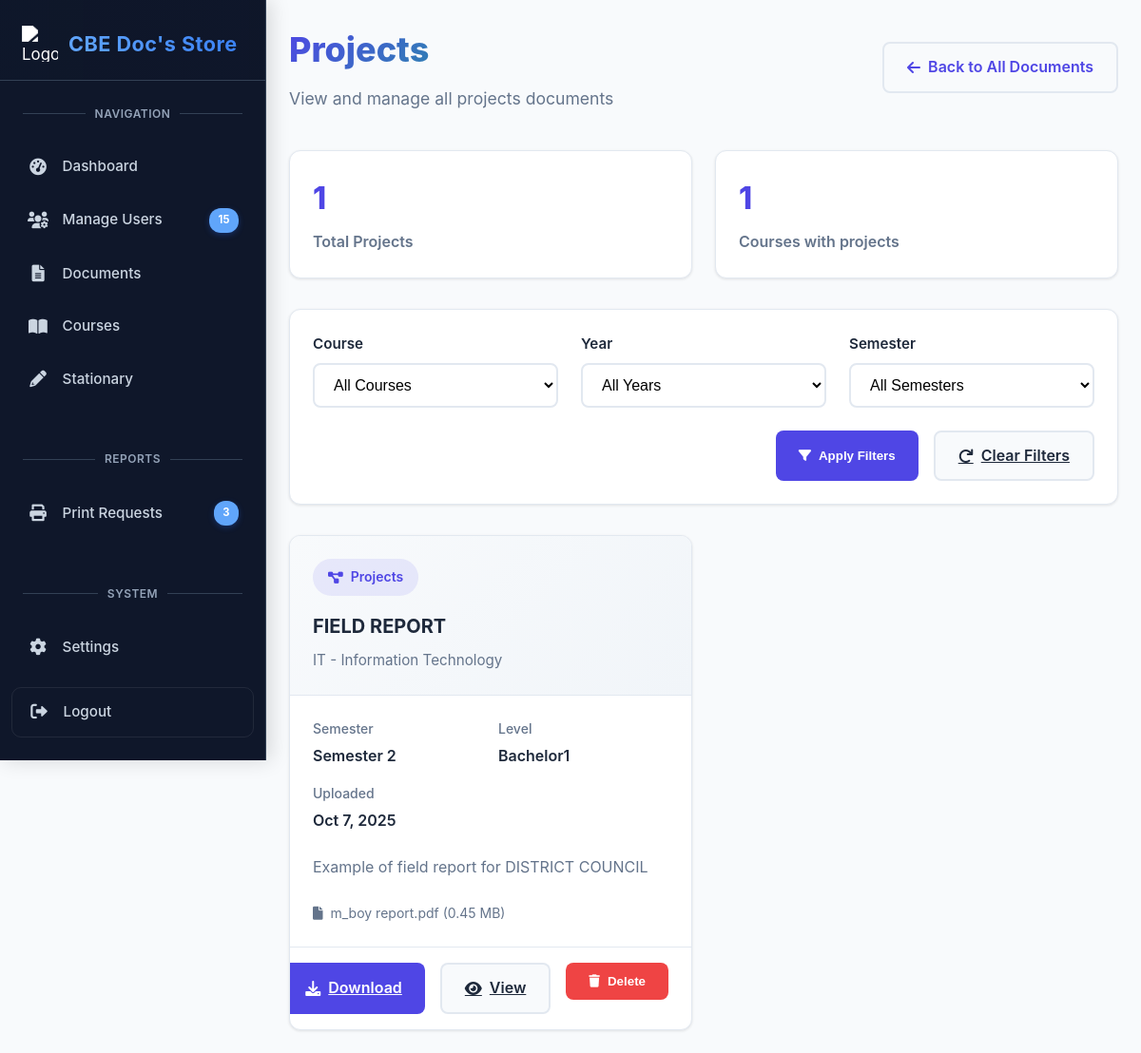
/admin/category_projects.php (signed in), run on the app's committed database.
### tables this page shows
CREATE TABLE `sem2_bachelor1_documents` (
  `doc_id` int(11) NOT NULL,
  `course_id` int(11) NOT NULL,
  `doc_type` varchar(50) NOT NULL,
  `title` varchar(255) NOT NULL,
  `description` text DEFAULT NULL,
  `file_path` varchar(255) NOT NULL,
  `file_name` varchar(255) NOT NULL,
  `file_size` int(11) NOT NULL,
  `file_type` varchar(20) NOT NULL,
  `level` varchar(20) NOT NULL,
  `uploaded_at` timestamp NULL DEFAULT current_timestamp(),
  `uploaded_by` int(11) DEFAULT NULL,
  `download_count` int(11) DEFAULT 0
);

CREATE TABLE `courses` (
  `course_id` int(11) NOT NULL,
  `course_code` varchar(10) NOT NULL,
  `course_name` varchar(100) NOT NULL,
  `description` text NOT NULL,
  `color_code` varchar(7) NOT NULL DEFAULT '#e74c3c',
  `created_at` datetime NOT NULL DEFAULT current_timestamp(),
  `updated_at` datetime NOT NULL DEFAULT current_timestamp() ON UPDATE current_timestamp()
);

### admin/category_projects.php (the view, shortened to what this page needs)
<?php
include("../connection.php");
$current_file = basename(__FILE__, '.php');
$doc_type = str_replace('category_', '', $current_file);
$valid_types = [
    'lecture_notes' => ['icon' => 'fa-file-alt', 'name' => 'Lecture Notes'],
    'study_guides' => ['icon' => 'fa-book', 'name' => 'Study Guides'],
    'assignments' => ['icon' => 'fa-tasks', 'name' => 'Assignments'],
    'past_exams' => ['icon' => 'fa-question-circle', 'name' => 'Past Exams'],
    'case_studies' => ['icon' => 'fa-chart-bar', 'name' => 'Case Studies'],
    'projects' => ['icon' => 'fa-project-diagram', 'name' => 'Projects'],
    'field' => ['icon' => 'fa-map-marker-alt', 'name' => 'Field Reports'],
    'cover_pages' => ['icon' => 'fa-file-image', 'name' => 'Cover Pages']
];
$where_conditions = ["doc_type = ?"];
$query_params = [$doc_type];
$all_documents = [];
$semester_tables = [];
$levels = ['certificate', 'diploma1', 'diploma2', 'bachelor1', 'bachelor2', 'bachelor3'];
$semesters = ['1', '2'];
foreach ($semesters as $semester_val) {
    foreach ($levels as $level_val) {
        $table_name = 'sem' . $semester_val . '_' . $level_val . '_documents';
        $semester_tables[] = $table_name;
    }
}
foreach ($semester_tables as $table) {
    $table_check = $conn->query("SHOW TABLES LIKE '$table'");
    if ($table_check->num_rows > 0) {
        $query = "SELECT d.*, '$table' as source_table,
                 c.course_code, c.course_name
                 FROM $table d
                 LEFT JOIN courses c ON d.course_id = c.course_id";
        if (!empty($where_conditions)) {
            $query .= " WHERE " . implode(" AND ", $where_conditions);
        }
        $query .= " ORDER BY d.uploaded_at DESC";
        $stmt = $conn->prepare($query);
        if ($stmt) {
            if (!empty($query_params)) {
                $types = str_repeat('s', count($query_params));
                $stmt->bind_param($types, ...$query_params);
            }
            $stmt->execute();
            $result = $stmt->get_result();
            if ($result->num_rows > 0) {
                while ($row = $result->fetch_assoc()) {
                    preg_match('/sem(\d)_(\w+)_documents/', $table, $matches);
                    if (count($matches) === 3) {
                        $row['semester'] = $matches[1];
                        $row['level'] = $matches[2];
                    }
                    $all_documents[] = $row;
                }
            }
        }
    }
}
?>
<!DOCTYPE html>
<html lang="en">
<head>
    <link rel="stylesheet" href="https://cdnjs.cloudflare.com/ajax/libs/font-awesome/6.4.0/css/all.min.css">
</head>
<body>
    <?php include('sidebar.php'); ?>
    <main class="main-content">
        <div class="page-header">
            <div>
                <h1 class="page-title"><?php echo $valid_types[$doc_type]['name']; ?></h1>
                <p class="page-subtitle">View and manage all <?php echo strtolower($valid_types[$doc_type]['name']); ?> documents</p>
            </div>
            <a href="manage_documents.php" class="back-link">
                <i class="fas fa-arrow-left"></i> Back to All Documents
            </a>
        </div>
        <div class="stats-bar">
            <div class="stat-card">
                <div class="stat-value"><?php echo count($all_documents); ?></div>
                <div class="stat-label">Total <?php echo $valid_types[$doc_type]['name']; ?></div>
            </div>
            <div class="stat-card">
                <div class="stat-value"><?php
                    $unique_courses = [];
                    foreach ($all_documents as $doc) {
                        if (!in_array($doc['course_id'], $unique_courses)) {
                            $unique_courses[] = $doc['course_id'];
                        }
                    }
                    echo count($unique_courses);
                ?></div>
                <div class="stat-label">Courses with <?php echo strtolower($valid_types[$doc_type]['name']); ?></div>
            </div>
        </div>
        <div class="filters-container">
            <form method="GET" action="<?php echo basename(__FILE__); ?>">
                <div class="filter-row">
                    <div class="filter-group">
                        <label class="filter-label">Course</label>
                        <select name="course_id" class="filter-select">
                            <option value="">All Courses</option>
                        </select>
                    </div>
                    <div class="filter-group">
                        <label class="filter-label">Year</label>
                        <select name="year" class="filter-select">
                            <option value="">All Years</option>
                        </select>
                    </div>
                    <div class="filter-group">
                        <label class="filter-label">Semester</label>
                        <select name="semester" class="filter-select">
                            <option value="">All Semesters</option>
                        </select>
                    </div>
                </div>
                <div class="filter-actions">
                    <button type="submit" class="btn btn-primary">
                        <i class="fas fa-filter"></i> Apply Filters
                    </button>
                    <a href="<?php echo basename(__FILE__); ?>" class="btn btn-secondary">
                        <i class="fas fa-redo"></i> Clear Filters
                    </a>
                </div>
            </form>
        </div>
        <div class="documents-grid">
            <?php if (empty($all_documents)): ?>
                <div class="no-documents">
                    <i class="fas fa-file-alt"></i>
                    <h3>No <?php echo strtolower($valid_types[$doc_type]['name']); ?> found</h3>
                    <p>Try adjusting your filters or upload new documents.</p>
                </div>
            <?php else: ?>
                <?php foreach ($all_documents as $document): ?>
                    <div class="document-card">
                        <div class="card-header">
                            <div class="doc-type-badge">
                                <i class="fas <?php echo $valid_types[$document['doc_type']]['icon']; ?>"></i>
                                <?php echo $valid_types[$document['doc_type']]['name']; ?>
                            </div>
                            <h3 class="card-title"><?php echo htmlspecialchars($document['title']); ?></h3>
                            <p class="card-subtitle">
                                <?php echo htmlspecialchars($document['course_code'] . ' - ' . $document['course_name']); ?>
                            </p>
                        </div>
                        <div class="card-body">
                            <div class="doc-meta">
                                <div class="meta-item">
                                    <span class="meta-label">Semester</span>
                                    <span class="meta-value">Semester <?php echo $document['semester']; ?></span>
                                </div>
                                <div class="meta-item">
                                    <span class="meta-label">Level</span>
                                    <span class="meta-value"><?php echo ucfirst($document['level']); ?></span>
                                </div>
                                <div class="meta-item">
                                    <span class="meta-label">Uploaded</span>
                                    <span class="meta-value"><?php echo date('M j, Y', strtotime($document['uploaded_at'])); ?></span>
                                </div>
                            </div>
                            <?php if (!empty($document['description'])): ?>
                                <p class="card-description"><?php echo htmlspecialchars($document['description']); ?></p>
                            <?php endif; ?>
                            <div class="file-info">
                                <i class="fas fa-file"></i>
                                <?php echo htmlspecialchars($document['file_name']); ?>
                                (<?php echo round($document['file_size'] / 1024 / 1024, 2); ?> MB)
                            </div>
                        </div>
                        <div class="card-footer">
                            <a href="../admin/<?php echo htmlspecialchars($document['file_path']); ?>"
                               class="btn btn-primary" download>
                                <i class="fas fa-download"></i> Download
                            </a>
                            <a href="../admin/<?php echo htmlspecialchars($document['file_path']); ?>"
                               class="btn btn-secondary" target="_blank">
                                <i class="fas fa-eye"></i> View
                            </a>
                            <form method="POST" style="display: inline;">
                                <button type="submit" name="delete_document" class="btn btn-danger"
                                        onclick="return confirm('Are you sure you want to delete this document?')">
                                    <i class="fas fa-trash"></i> Delete
                                </button>
                            </form>
                        </div>
                    </div>
                <?php endforeach; ?>
            <?php endif; ?>
        </div>
    </main>
</body>
</html>

### admin/category_projects.php (style rules this page uses)
:root { --primary: #4f46e5; --primary-light: #6366f1; --secondary: #10b981; --dark: #1e293b; --light: #f8fafc; --gray: #64748b; --border: #e2e8f0; --shadow: 0 1px 3px rgba(0,0,0,0.1); --shadow-lg: 0 4px 6px -1px rgba(0,0,0,0.1); }
* { margin: 0; padding: 0; box-sizing: border-box; }
body { font-family: 'Inter', system-ui, sans-serif; background-color: var(--light); color: var(--dark); line-height: 1.6; }
.main-content { margin-left: 280px; padding: 2rem; transition: all 0.3s ease; }
.page-header { margin-bottom: 2.5rem; display: flex; align-items: center; justify-content: space-between; }
.page-title { font-size: 2.25rem; font-weight: 800; color: var(--dark); margin-bottom: 0.5rem; background: linear-gradient(135deg, var(--primary) 0%, var(--secondary) 100%); -webkit-background-clip: text; -webkit-text-fill-color: transparent; }
.page-subtitle { color: var(--gray); font-size: 1.1rem; }
.back-link { display: inline-flex; align-items: center; gap: 0.5rem; color: var(--primary); text-decoration: none; font-weight: 600; padding: 0.75rem 1.5rem; border: 2px solid var(--border); border-radius: 0.5rem; transition: all 0.3s ease; }
.filters-container { background: white; border-radius: 0.75rem; padding: 1.5rem; margin-bottom: 2rem; box-shadow: var(--shadow); border: 1px solid var(--border); }
.filter-row { display: grid; grid-template-columns: repeat(auto-fit, minmax(250px, 1fr)); gap: 1.5rem; margin-bottom: 1.5rem; }
.filter-group { display: flex; flex-direction: column; gap: 0.5rem; }
.filter-label { font-weight: 600; color: var(--dark); font-size: 0.95rem; }
.filter-select, .filter-input { padding: 0.75rem 1rem; border: 2px solid var(--border); border-radius: 0.5rem; font-size: 1rem; background: white; transition: all 0.3s ease; }
.filter-actions { display: flex; gap: 1rem; justify-content: flex-end; }
.btn { padding: 0.75rem 1.5rem; border: none; border-radius: 0.5rem; font-weight: 600; cursor: pointer; transition: all 0.3s ease; display: inline-flex; align-items: center; gap: 0.5rem; }
.btn-primary { background: var(--primary); color: white; }
.btn-secondary { background: var(--light); color: var(--dark); border: 2px solid var(--border); }
.btn-danger { background: #ef4444; color: white; }
.documents-grid { display: grid; grid-template-columns: repeat(auto-fill, minmax(350px, 1fr)); gap: 1.5rem; }
.document-card { background: white; border-radius: 0.75rem; overflow: hidden; box-shadow: var(--shadow); transition: all 0.3s ease; border: 1px solid var(--border); }
.card-header { padding: 1.5rem; border-bottom: 1px solid var(--border); background: linear-gradient(135deg, #f8fafc 0%, #f1f5f9 100%); }
.doc-type-badge { display: inline-flex; align-items: center; gap: 0.5rem; padding: 0.5rem 1rem; background: rgba(79, 70, 229, 0.1); color: var(--primary); border-radius: 2rem; font-weight: 600; font-size: 0.875rem; margin-bottom: 1rem; }
.card-title { font-size: 1.25rem; font-weight: 700; color: var(--dark); margin-bottom: 0.5rem; }
.card-subtitle { color: var(--gray); font-size: 0.95rem; }
.card-body { padding: 1.5rem; }
.doc-meta { display: grid; grid-template-columns: repeat(2, 1fr); gap: 1rem; margin-bottom: 1.5rem; }
.meta-item { display: flex; flex-direction: column; gap: 0.25rem; }
.meta-label { font-size: 0.875rem; color: var(--gray); font-weight: 500; }
.meta-value { font-weight: 600; color: var(--dark); }
.card-description { color: var(--gray); margin-bottom: 1.5rem; line-height: 1.6; }
.card-footer { padding: 1rem 1.5rem; border-top: 1px solid var(--border); display: flex; gap: 1rem; justify-content: flex-end; }
.file-info { display: flex; align-items: center; gap: 0.5rem; color: var(--gray); font-size: 0.875rem; }
.stats-bar { display: flex; gap: 1.5rem; margin-bottom: 2rem; flex-wrap: wrap; }
.stat-card { background: white; padding: 1.5rem; border-radius: 0.75rem; box-shadow: var(--shadow); border: 1px solid var(--border); flex: 1; min-width: 200px; }
.stat-value { font-size: 2rem; font-weight: 800; color: var(--primary); margin-bottom: 0.5rem; }
.stat-label { color: var(--gray); font-weight: 600; }
@media (max-width: 1200px) { .main-content { margin-left: 0; padding: 1.5rem; } }
@media (max-width: 1200px) { .documents-grid { grid-template-columns: repeat(auto-fill, minmax(300px, 1fr)); } }

### data on the page
sem2_bachelor1_documents: doc_type "Projects", title "FIELD REPORT", course.course_name "IT - Information Technology", semester "2", level "Bachelor1", uploaded_at "Oct 7, 2025", description "Example of field report for DISTRICT COUNCIL", file_name "m_boy report.pdf", $document['file_size']/1024/1024 "0.45"

### other printed values
$valid_types[$doc_type]['name'] "Projects"
$valid_types[$doc_type]['name'] "projects"
count($all_documents) "1"
count($unique_courses) "1"
